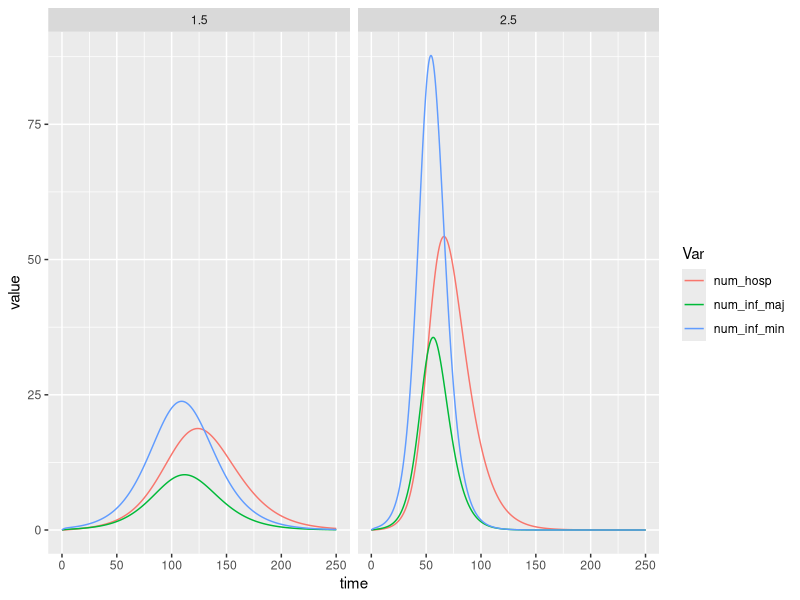

Here is the R script that generated this plot: (Note: this script raises an error after producing the figure.)
# ASSUMPTIONS
# Discrete, synchronized generations with deterministic rate of infection
# Within each block, transmission events are independent and identical
# Prisoners do not move from one block to another

setwd("/Users/sblumberg/Google Drive/Research/COVID-19/Prison/")
library(tidyverse)
library (gridExtra)

rm(list = ls())

UNIT_SIZE = 1000
NUM_INDEX = 1
PROP_HOSP = 0.2
TIME_STEP = .1
INC_TIME = 4
INF_TIME_MIN = 4
INF_TIME_MAJ = 7
HOSP_DUR = 14
TOT_TIME = 250

gen_time_series <- function(prop_capacity, UNIT_SIZE = 1000, R_max = 2.5) {

  current_time <-  tibble(time = 0, num_exp = NUM_INDEX,  num_inf_min = 0, num_inf_maj = 0, num_susc = UNIT_SIZE*prop_capacity - NUM_INDEX, num_hosp = 0, num_rec = 0) #stores results for current generation
  time_series <- current_time #Will store all data
  
  R <- R_max * prop_capacity
  N <- UNIT_SIZE * prop_capacity
  

  while (current_time$time <= TOT_TIME) {
    last_time <- current_time
    new_exp <- R*(TIME_STEP)*(last_time$num_inf_min/INF_TIME_MIN + last_time$num_inf_maj/INF_TIME_MAJ) * last_time$num_susc / N
    new_inf <- last_time$num_exp * (TIME_STEP/INC_TIME)
    new_inf_min <- new_inf * (1-PROP_HOSP)
    new_inf_maj <- new_inf * PROP_HOSP
    new_hosp <- last_time$num_inf_maj *(TIME_STEP/INF_TIME_MAJ)
    
    num_susc <- last_time$num_susc - new_exp # Susceptibles are decreased by the # who are now infectious
    num_exp <-last_time$num_exp + new_exp - new_inf_min - new_inf_maj
    num_inf_min <-last_time$num_inf_min + new_inf_min - last_time$num_inf_min * (TIME_STEP/INF_TIME_MIN)
    num_inf_maj <-last_time$num_inf_maj + new_inf_maj - new_hosp
    num_hosp <- last_time$num_hosp + new_hosp - last_time$num_hosp * (TIME_STEP/HOSP_DUR)
    num_rec <- last_time$num_rec + last_time$num_inf_min * (TIME_STEP/INF_TIME_MIN) + last_time$num_hosp * (TIME_STEP/HOSP_DUR)

    current_time <- tibble(time = last_time$time + TIME_STEP, num_susc = num_susc, num_exp = num_exp,  
                           num_inf_min = num_inf_min, num_inf_maj = num_inf_maj, num_hosp = num_hosp, num_rec = num_rec)
    time_series <- bind_rows(time_series,current_time)
  }
  time_series
}

r2p5 <- gen_time_series(prop_capacity = 1)
r1p5 <- gen_time_series(prop_capacity = 1, R_max = 1.5)
r2p5_long <- r2p5 %>% pivot_longer(c(names(r2p5)[-1]), names_to = 'Var') %>% mutate (R = 2.5)
r1p5_long <- r1p5 %>% pivot_longer(c(names(r2p5)[-1]), names_to = 'Var') %>% mutate (R = 1.5)

ggplot(data = bind_rows(r2p5_long,r1p5_long) %>% filter(Var %in% c('num_hosp','num_inf_min','num_inf_maj'))) +
  geom_line(aes(x=time, y = value, col = Var)) +
  facet_wrap(~R)
ggsave('Figs/seir_example.jpg')

explore_decarceration <- function(prop_capacity_arr, R_max_arr) {
  setup_arr <-tibble(prop_capacity = rep(prop_capacity_arr, time = length(R_max_arr)), R_max = rep(R_max_arr, each = length(prop_capacity_arr))) 
  results <- setup_arr %>% group_by(prop_capacity,R_max) %>% do({
    time_series <- gen_time_series(.$prop_capacity, R_max = .$R_max)
    tot_inf <- last(time_series$num_rec)
    prop_inf <- tot_inf / UNIT_SIZE / .$prop_capacity
    time_inf_peak <- time_series$time[which.max(time_series$num_inf_min + time_series$num_inf_maj)]
    max_num_inf <- max(time_series$num_inf_min + time_series$num_inf_maj)
    
    tot_hosp <- tot_inf*PROP_HOSP # Tot # of hospitalizatin
    prop_hosp <- tot_hosp / UNIT_SIZE / .$prop_capacity
    time_hosp_peak <- time_series$time[which.max(time_series$num_hosp)]
    max_num_hosp <- max(time_series$num_hosp)

    tibble(tot_inf = tot_inf, prop_inf = prop_inf, time_inf_peak = time_inf_peak, max_num_inf = max_num_inf,
           tot_hosp = tot_hosp, prop_hosp = prop_hosp, time_hosp_peak = time_hosp_peak, max_num_hosp = max_num_hosp)
  })
}

#decarceration_results <- explore_decarceration(prop_capacity_arr = 1, R_max_arr = seq(1.5,2.5,1))
decarceration_results <- explore_decarceration(prop_capacity_arr = seq(1,.5, by = -.01), R_max_arr = seq(1.5,3.5,0.5))
write.csv(decarceration_results,"decarceration_results.csv",row.names = FALSE)

# Tot # of hospitalizatin
# Peak of bed use
# Timing of peak
# Peak # of beds

p1 <- ggplot(data = decarceration_results) +
  geom_line(aes(x=1-prop_capacity, y = tot_inf, col = as.factor(R_max))) +
  ylab ("Total infected") +
  xlab ("Proportion decarcerated")
(p1)

p2 <- ggplot(data = decarceration_results) +
  geom_line(aes(x=1-prop_capacity, y = prop_inf, col = as.factor(R_max))) +
  ylab ("Proportion infected") +
  xlab ("Proportion decarcerated")
(p2)

p3 <- ggplot(data = decarceration_results) +
  geom_line(aes(x=1-prop_capacity, y = time_inf_peak, col = as.factor(R_max))) +
  ylab ("Time of peak infections (days)") +
  xlab ("Proportion decarcerated")
(p3)

p4 <- ggplot(data = decarceration_results) +
  geom_line(aes(x=1-prop_capacity, y = max_num_inf, col = as.factor(R_max))) +
  ylab ("Maximum infected at once") +
  xlab ("Proportion decarcerated")
(p4)

p_all <- grid.arrange(p1,p2,p3,p4)
ggsave("Figs/seir091420.jpg",plot = p_all)

q1 <- ggplot(data = decarceration_results) +
  geom_line(aes(x=1-prop_capacity, y = tot_hosp, col = as.factor(R_max))) +
  ylab ("Total hospitalized") +
  xlab ("Proportion decarcerated")
(q1)

q2 <- ggplot(data = decarceration_results) +
  geom_line(aes(x=1-prop_capacity, y = prop_hosp, col = as.factor(R_max))) +
  ylab ("Proportion hospitalized") +
  xlab ("Proportion decarcerated")
(q2)

q3 <- ggplot(data = decarceration_results) +
  geom_line(aes(x=1-prop_capacity, y = time_hosp_peak, col = as.factor(R_max))) +
  ylab ("Time of peak hospitalization (days)") +
  xlab ("Proportion decarcerated")
(q3)

q4 <- ggplot(data = decarceration_results) +
  geom_line(aes(x=1-prop_capacity, y = max_num_hosp, col = as.factor(R_max))) +
  ylab ("Maximum hospitalized at once") +
  xlab ("Proportion decarcerated")
(q4)

q_all <- grid.arrange(q1,q2,q3,q4)
ggsave("Figs/seir_hosp091420.jpg",plot = q_all)
